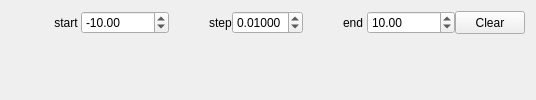
      <widget class="QCustomPlot" name="Graph">
       <property name="autoFillBackground">
        <bool>true</bool>
       </property>
       <attribute name="title">
        <string>Graph</string>
       </attribute>
       <layout class="QVBoxLayout" name="verticalLayout_2">
        <item>
         <layout class="QVBoxLayout" name="verticalLayout">
          <property name="spacing">
           <number>0</number>
          </property>
          <property name="sizeConstraint">
           <enum>QLayout::SetDefaultConstraint</enum>
          </property>
          <item>
           <layout class="QHBoxLayout" name="horizontalLayout_2" stretch="0,0,0,1,0,0,1,0,0,0">
            <item>
             <spacer name="horizontalSpacer_2">
              <property name="orientation">
               <enum>Qt::Horizontal</enum>
              </property>
              <property name="sizeHint" stdset="0">
               <size>
                <width>40</width>
                <height>20</height>
               </size>
              </property>
             </spacer>
            </item>
            <item>
             <widget class="QLabel" name="label_11">
              <property name="text">
               <string> start </string>
              </property>
             </widget>
            </item>
            <item>
             <widget class="QDoubleSpinBox" name="doubleSpinBox_from">
              <property name="autoFillBackground">
               <bool>false</bool>
              </property>
              <property name="minimum">
               <double>-1000000.000000000000000</double>
              </property>
              <property name="maximum">
               <double>1000000.000000000000000</double>
              </property>
              <property name="stepType">
               <enum>QAbstractSpinBox::AdaptiveDecimalStepType</enum>
              </property>
              <property name="value">
               <double>-10.000000000000000</double>
              </property>
             </widget>
            </item>
            <item>
             <spacer name="horizontalSpacer_3">
              <property name="orientation">
               <enum>Qt::Horizontal</enum>
              </property>
              <property name="sizeHint" stdset="0">
               <size>
                <width>40</width>
                <height>20</height>
               </size>
              </property>
             </spacer>
            </item>
            <item>
             <widget class="QLabel" name="label_7">
              <property name="text">
               <string>step</string>
              </property>
             </widget>
            </item>
            <item>
             <widget class="QDoubleSpinBox" name="doubleSpinBox_step">
              <property name="decimals">
               <number>5</number>
              </property>
              <property name="minimum">
               <double>0.000000000000000</double>
              </property>
              <property name="maximum">
               <double>1.000000000000000</double>
              </property>
              <property name="singleStep">
               <double>0.000100000000000</double>
              </property>
              <property name="stepType">
               <enum>QAbstractSpinBox::AdaptiveDecimalStepType</enum>
              </property>
              <property name="value">
               <double>0.010000000000000</double>
              </property>
             </widget>
            </item>
            <item>
             <spacer name="horizontalSpacer">
              <property name="orientation">
               <enum>Qt::Horizontal</enum>
              </property>
              <property name="sizeHint" stdset="0">
               <size>
                <width>40</width>
                <height>20</height>
               </size>
              </property>
             </spacer>
            </item>
            <item>
             <widget class="QLabel" name="label_12">
              <property name="text">
               <string>end </string>
              </property>
             </widget>
            </item>
            <item>
             <widget class="QDoubleSpinBox" name="doubleSpinBox_to">
              <property name="minimum">
               <double>-1000000.000000000000000</double>
              </property>
              <property name="maximum">
               <double>1000000.000000000000000</double>
              </property>
              <property name="stepType">
               <enum>QAbstractSpinBox::AdaptiveDecimalStepType</enum>
              </property>
              <property name="value">
               <double>10.000000000000000</double>
              </property>
             </widget>
            </item>
            <item>
             <widget class="QPushButton" name="Button_ClearGraph">
              <property name="maximumSize">
               <size>
                <width>70</width>
                <height>30</height>
               </size>
              </property>
              <property name="text">
               <string>Clear</string>
              </property>
             </widget>
            </item>
           </layout>
          </item>
          <item>
           <spacer name="verticalSpacer">
            <property name="orientation">
             <enum>Qt::Vertical</enum>
            </property>
            <property name="sizeHint" stdset="0">
             <size>
              <width>20</width>
              <height>40</height>
             </size>
            </property>
           </spacer>
          </item>
         </layout>
        </item>
       </layout>
      </widget>
